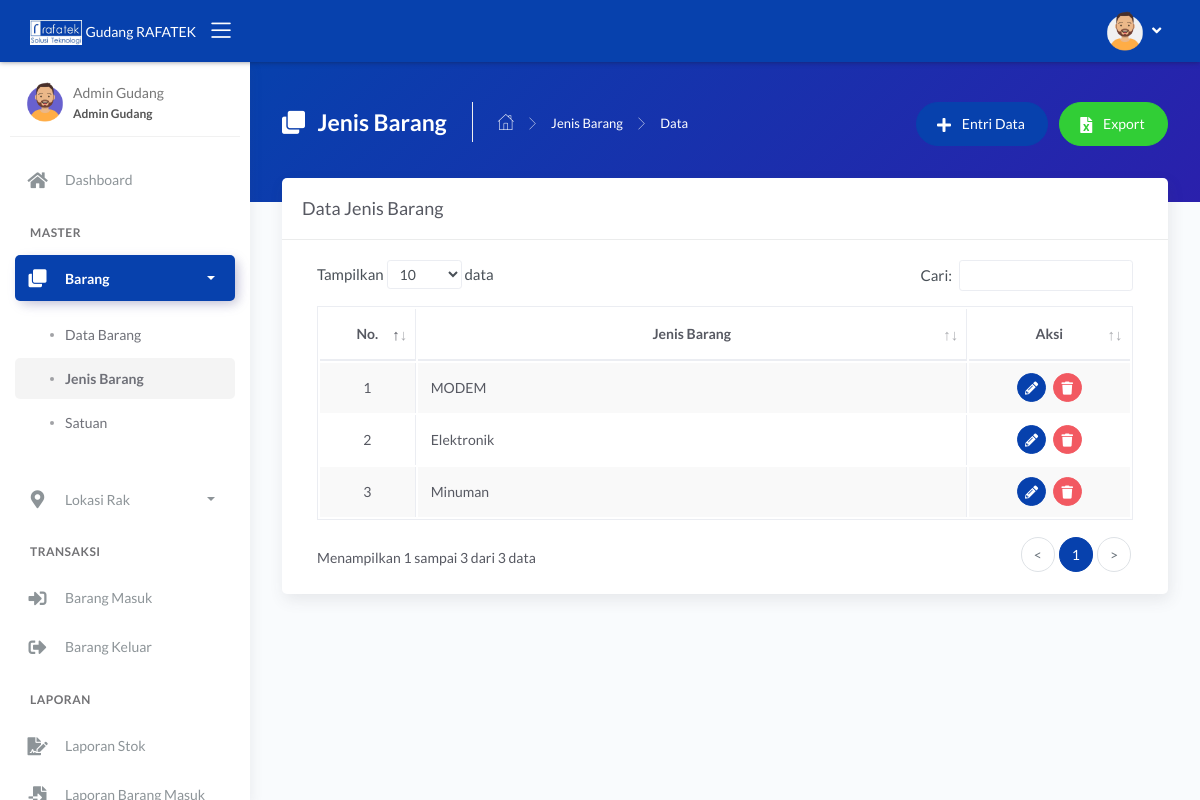
Screenshot of /main.php?module=jenis (signed in) with the database file from the repository.
### tables this page shows
CREATE TABLE `tbl_jenis` (
  `id_jenis` int NOT NULL,
  `nama_jenis` varchar(50) NOT NULL
);

### modules/jenis/tampil_data.php (the view, shortened to what this page needs)
<?php
if (basename($_SERVER['PHP_SELF']) === basename(__FILE__)) {
  header('location: 404.html');
}
else {
?>
  <div class="panel-header bg-secondary-gradient">
    <div class="page-inner py-45">
      <div class="d-flex align-items-left align-items-md-top flex-column flex-md-row">
        <div class="page-header text-white">
          <h4 class="page-title text-white"><i class="fas fa-clone mr-2"></i> Jenis Barang</h4>
          <ul class="breadcrumbs">
            <li class="nav-home"><a href="?module=dashboard"><i class="flaticon-home text-white"></i></a></li>
            <li class="separator"><i class="flaticon-right-arrow"></i></li>
            <li class="nav-item"><a href="?module=jenis" class="text-white">Jenis Barang</a></li>
            <li class="separator"><i class="flaticon-right-arrow"></i></li>
            <li class="nav-item"><a>Data</a></li>
          </ul>
        </div>
        <div class="ml-md-auto py-2 py-md-0">
          <a href="?module=form_entri_jenis" class="btn btn-secondary btn-round mr-2">
            <span class="btn-label"><i class="fa fa-plus mr-2"></i></span> Entri Data
          </a>
          <a href="modules/jenis/export.php" class="btn btn-success btn-round">
            <span class="btn-label"><i class="fa fa-file-excel mr-2"></i></span> Export
          </a>
        </div>
      </div>
    </div>
  </div>
  <div class="page-inner mt--5">
    <div class="card">
      <div class="card-header">
        <div class="card-title">Data Jenis Barang</div>
      </div>
      <div class="card-body">
        <div class="table-responsive">
          <table id="basic-datatables" class="display table table-bordered table-striped table-hover">
            <thead>
              <tr>
                <th class="text-center">No.</th>
                <th class="text-center">Jenis Barang</th>
                <th class="text-center">Aksi</th>
              </tr>
            </thead>
            <tbody>
              <?php
              $no = 1;
              $query = mysqli_query($mysqli, "SELECT * FROM tbl_jenis ORDER BY id_jenis DESC")
                                              or die('Ada kesalahan pada query tampil data : ' . mysqli_error($mysqli));
              while ($data = mysqli_fetch_assoc($query)) { ?>
                <tr>
                  <td width="30" class="text-center"><?php echo $no++; ?></td>
                  <td width="300"><?php echo $data['nama_jenis']; ?></td>
                  <td width="70" class="text-center">
                    <div>
                      <a href="?module=form_ubah_jenis&id=<?php echo $data['id_jenis']; ?>" class="btn btn-icon btn-round btn-secondary btn-sm mr-md-1" data-toggle="tooltip" data-placement="top" title="Ubah">
                        <i class="fas fa-pencil-alt fa-sm"></i>
                      </a>
                      <a href="modules/jenis/proses_hapus.php?id=<?php echo $data['id_jenis']; ?>" onclick="return confirm('Anda yakin ingin menghapus data jenis barang <?php echo $data['nama_jenis']; ?>?')" class="btn btn-icon btn-round btn-danger btn-sm" data-toggle="tooltip" data-placement="top" title="Hapus">
                        <i class="fas fa-trash fa-sm"></i>
                      </a>
                    </div>
                  </td>
                </tr>
              <?php } ?>
            </tbody>
          </table>
        </div>
      </div>
    </div>
  </div>
<?php } ?>

### rows the page displays
tbl_jenis: nama_jenis "MODEM"
tbl_jenis: nama_jenis "Elektronik"
tbl_jenis: nama_jenis "Minuman"

### other values shown
$_SESSION['nama_user'] "Admin Gudang"
$_SESSION['hak_akses'] "Admin Gudang"
